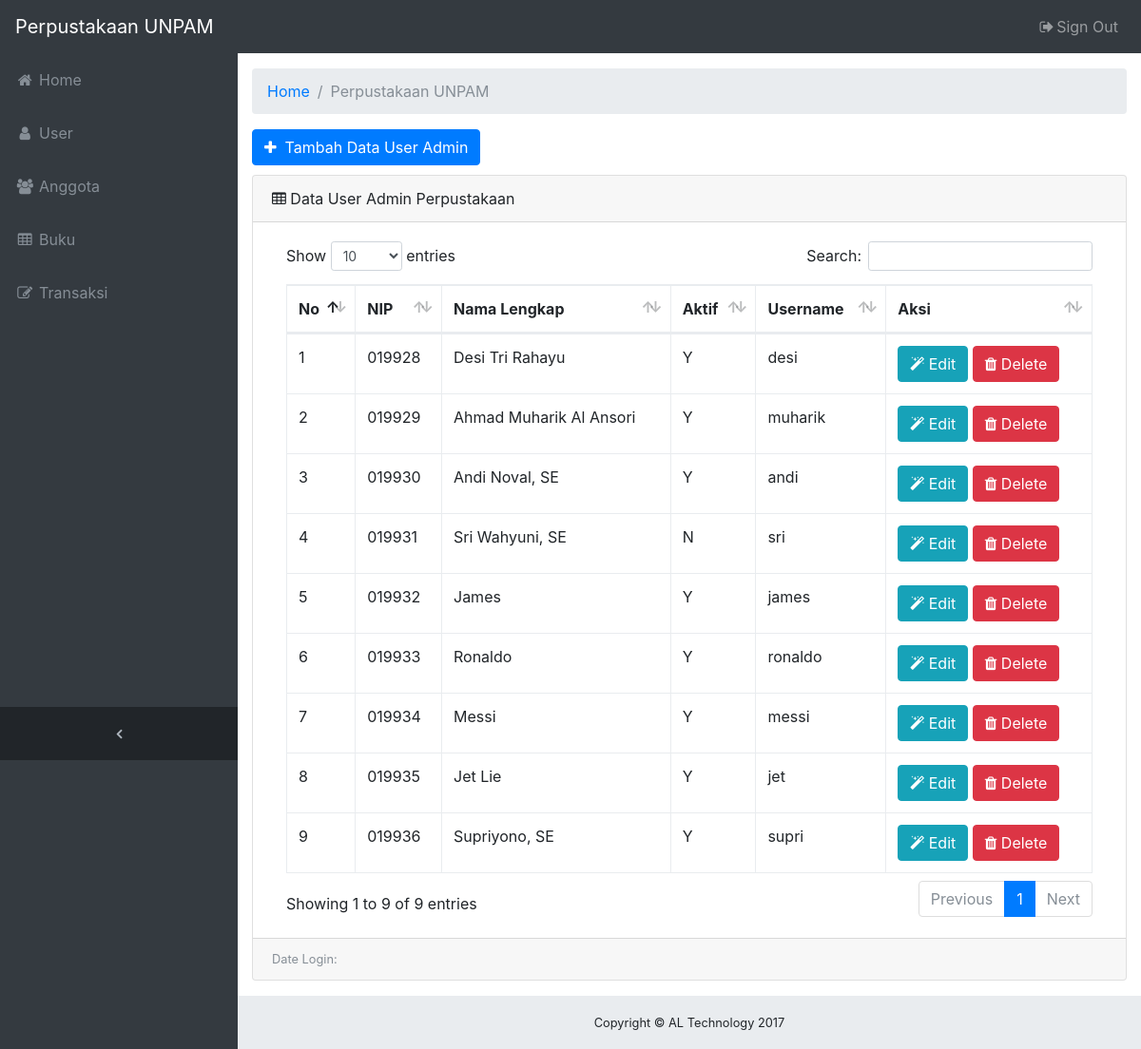
The page /master/master_admin.php?page=user on the database its author committed.
### tables this page shows
CREATE TABLE IF NOT EXISTS `tuser` (
  `IdUser` int(11) NOT NULL AUTO_INCREMENT,
  `NIP` varchar(6) NOT NULL,
  `NamaLengkap` varchar(100) NOT NULL,
  `Alamat` text NOT NULL,
  `Telepon` varchar(20) NOT NULL,
  `CellPhone` varchar(20) NOT NULL,
  `Agama` varchar(20) NOT NULL,
  `Email` varchar(100) NOT NULL,
  `Aktif` char(1) NOT NULL,
  `Username` varchar(32) NOT NULL,
  `Password` varchar(32) NOT NULL,
  `IdPendidikanTerakhir` int(11) NOT NULL,
  `LastLogin` datetime NOT NULL,
  `LastUpdateDate` datetime NOT NULL,
  `LastUpdateUser` int(11) NOT NULL,
  `CreatedDate` datetime NOT NULL,
  `CreatedUser` int(11) NOT NULL,
  PRIMARY KEY (`IdUser`)
);

### page/user/user.php (the view, shortened to what this page needs)
<?php
switch (@$_GET['act']) {
  default:
?>
      <a href="?page=user&act=tambahuser" class="btn btn-primary btn-xs" style="margin-bottom: 10px;"><li class="fa fa-plus"></li>&nbsp; Tambah Data User Admin</a>
      <div class="card mb-3">
        <div class="card-header">
          <i class="fa fa-table"></i> Data User Admin Perpustakaan</div>
        <div class="card-body">
          <div class="table-responsive">
            <table class="table table-bordered" id="dataTable" width="100%" cellspacing="0">
              <thead>
                <tr>
                  <th>No</th>
                  <th>NIP</th>
                  <th>Nama Lengkap</th>
                  <th>Aktif</th>
                  <th>Username</th>
                  <th>Aksi</th>
                </tr>
              </thead>
              <tbody>
                <?php
                  $no = 1;
                  $sql = mysqli_query($link,"SELECT * FROM tuser");
                  while ($data = mysqli_fetch_array($sql)) {
                ?>
                <tr>
                  <td><?php echo $no++; ?></td>
                  <td><?php echo $data['NIP']; ?></td>
                  <td><?php echo $data['NamaLengkap']; ?></td>
                  <td><?php echo $data['Aktif']; ?></td>
                  <td><?php echo $data['Username']; ?></td>
                  <td><a href="?page=user&act=edit_user&id=<?php echo $data['IdUser']; ?>" class="btn btn-info btn-xs"><li class="fa fa-magic" title="Edit"></li> Edit</a>
                      <a href="page/user/aksi_user.php?page=user&act=hapus_user&id=<?php echo $data['IdUser']; ?>&Username=<?php echo $data['Username']; ?>" onclick="return confirm('Anda yakin ingin menghapus user admin <?php echo $data['NamaLengkap']; ?>?');" class="btn btn-danger btn-xs"><li class="fa fa-trash" title="Hapus"></li> Delete</a>
                  </td>
                </tr>
                <?php } ?>
              </tbody>
            </table>
          </div>
        </div>
        <?php
          $data = mysqli_fetch_array(mysqli_query($link,"SELECT * FROM tuser WHERE IdUser = '$_SESSION[IdUser]'"));
        ?>
         <div class="card-footer small text-muted"> Date Login: <?php echo $data['LastLogin']; ?> </div>
      </div>
<?php
  break;
?>
<?php
}
?>

### master/master_admin.php (shortened to what this page needs)
<!DOCTYPE html>
<html lang="en">
<head>
  <link href="vendor/bootstrap/css/bootstrap.min.css" rel="stylesheet">
  <link href="vendor/font-awesome/css/font-awesome.min.css" rel="stylesheet" type="text/css">
  <link href="vendor/datatables/dataTables.bootstrap4.css" rel="stylesheet">
  <link href="css/sb-admin.css" rel="stylesheet">
</head>
<body class="fixed-nav sticky-footer bg-dark" id="page-top">
  <nav class="navbar navbar-expand-lg navbar-dark bg-dark fixed-top" id="mainNav">
    <a class="navbar-brand" href="#">Perpustakaan UNPAM</a>
    <div class="collapse navbar-collapse" id="navbarResponsive">
      <ul class="navbar-nav navbar-sidenav" id="exampleAccordion">
        <li class="nav-item" data-toggle="tooltip" data-placement="right" title="Home">
          <a class="nav-link" href="master.php">
            <i class="fa fa-fw fa-home"></i>
            <span class="nav-link-text">Home</span>
          </a>
        </li>
        <li class="nav-item" data-toggle="tooltip" data-placement="right" title="User">
          <a class="nav-link" href="?page=user">
            <i class="fa fa-fw fa-user"></i>
            <span class="nav-link-text">User</span>
          </a>
        </li>
        <li class="nav-item" data-toggle="tooltip" data-placement="right" title="Anggota">
          <a class="nav-link" href="?page=anggota">
            <i class="fa fa-fw fa-group"></i>
            <span class="nav-link-text">Anggota</span>
          </a>
        </li>
        <li class="nav-item" data-toggle="tooltip" data-placement="right" title="Buku">
          <a class="nav-link" href="?page=buku">
            <i class="fa fa-fw fa-table"></i>
            <span class="nav-link-text">Buku</span>
          </a>
        </li>
        <li class="nav-item" data-toggle="tooltip" data-placement="right" title="Transaksi">
          <a class="nav-link" href="?page=transaksi">
            <i class="fa fa-fw fa-edit"></i>
            <span class="nav-link-text">Transaksi</span>
          </a>
        </li>
      </ul>
      <ul class="navbar-nav sidenav-toggler">
        <li class="nav-item">
          <a class="nav-link text-center" id="sidenavToggler">
            <i class="fa fa-fw fa-angle-left"></i>
          </a>
        </li>
      </ul>
      <ul class="navbar-nav ml-auto">
        <li class="nav-item dropdown">
        <li class="nav-item">
          <a class="nav-link" data-toggle="modal" data-target="#exampleModal">
            <i class="fa fa-fw fa-sign-out"></i>Sign Out</a>
        </li>
      </ul>
    </div>
  </nav>
  <div class="content-wrapper">
    <div class="container-fluid">
      <ol class="breadcrumb">
        <li class="breadcrumb-item">
          <a href="master.php">Home</a>
        </li>
        <li class="breadcrumb-item active">Perpustakaan UNPAM</li>
      </ol>
      <div class="row">
        <div class="col-12">
          <?php include "konten.php"; ?>
        </div>
      </div>
    </div>
    <footer class="sticky-footer">
      <div class="container">
        <div class="text-center">
          <small>Copyright © AL Technology 2017</small>
        </div>
      </div>
    </footer>
  </div>
</body>
</html>

### konten.php (shortened to what this page needs)
<?php
include "koneksi/koneksi.php";
$page = isset($_GET['page']) ? $_GET['page'] : '';
	if ($page == 'buku') {
		include "page/buku/buku.php";
	}
	elseif ($page == 'transaksi') {
		include "page/transaksi/transaksi.php";
	}
	elseif ($page == 'user') {
		include "page/user/user.php";
	}
	elseif ($page == 'anggota') {
		include "page/anggota/anggota.php";
	}
	elseif ($page == 'laporan_buku') {
		include "laporan/laporan_buku.php";
	}
	elseif ($page == 'laporan_anggota') {
		include "page/laporan/laporan_anggota_excel.php";
		include "page/laporan/laporan_anggota_pdf.php";
	}
	elseif ($page == 'laporan_buku') {
		include "page/laporan/laporan_buku_excel.php";
		include "page/laporan/laporan_buku_pdf.php";
	}
	elseif ($page == 'laporan_transaksi') {
		include "page/laporan/laporan_transaksi_excel.php";
		include "page/laporan/laporan_transaksi_pdf.php";
	}
	else {
		include "page/home/home.php";
	}
?>

### css/sb-admin.css (style rules this page uses)
html { position: relative; min-height: 100%; }
body { overflow-x: hidden; }
body.sticky-footer { margin-bottom: 56px; }
body.sticky-footer .content-wrapper { min-height: calc(100vh - 56px - 56px); }
body.fixed-nav { padding-top: 56px; }
.content-wrapper { min-height: calc(100vh - 56px); padding-top: 1rem; }
#mainNav .navbar-collapse { overflow: auto; max-height: 75vh; }
#mainNav .navbar-collapse .navbar-nav .nav-item .nav-link { cursor: pointer; }
#mainNav .navbar-collapse .sidenav-toggler { display: none; }
@media (min-width: 992px) { #mainNav .navbar-brand { width: 250px; } }
@media (min-width: 992px) { #mainNav .navbar-collapse { overflow: visible; max-height: none; } }
@media (min-width: 992px) { #mainNav .navbar-collapse .navbar-sidenav { position: absolute; top: 0; left: 0; overflow-x: hidden; overflow-y: auto; -webkit-flex-direction: column; -ms-flex-direction: column; flex-direction: column; margin-top: 56px; } }
@media (min-width: 992px) { #mainNav .navbar-collapse .navbar-sidenav > .nav-item { width: 250px; padding: 0; } }
@media (min-width: 992px) { #mainNav .navbar-collapse .navbar-sidenav > .nav-item > .nav-link { padding: 1em; } }
#mainNav.fixed-top .sidenav-toggler { display: none; }
@media (min-width: 992px) { #mainNav.fixed-top .navbar-sidenav { height: calc(100vh - 112px); } }
@media (min-width: 992px) { #mainNav.fixed-top .sidenav-toggler { position: absolute; top: 0; left: 0; display: flex; overflow-x: hidden; overflow-y: auto; -webkit-flex-direction: column; -ms-flex-direction: column; flex-direction: column; margin-top: calc(100vh - 56px); } }
@media (min-width: 992px) { #mainNav.fixed-top .sidenav-toggler > .nav-item { width: 250px; padding: 0; } }
@media (min-width: 992px) { #mainNav.fixed-top .sidenav-toggler > .nav-item > .nav-link { padding: 1em; } }
#mainNav.fixed-top.navbar-dark .sidenav-toggler { background-color: #212529; }
#mainNav.fixed-top.navbar-dark .sidenav-toggler a i { color: #adb5bd; }
.content-wrapper { overflow-x: hidden; background: white; }
@media (min-width: 992px) { .content-wrapper { margin-left: 250px; } }
#sidenavToggler i { font-weight: 800; }
#mainNav.navbar-dark .navbar-collapse .navbar-sidenav > .nav-item > .nav-link { color: #868e96; }
@media (min-width: 992px) { #mainNav.navbar-dark .navbar-collapse .navbar-sidenav { background: #343a40; } }
footer.sticky-footer { position: absolute; right: 0; bottom: 0; width: 100%; height: 56px; background-color: #e9ecef; line-height: 55px; }
@media (min-width: 992px) { footer.sticky-footer { width: calc(100% - 250px); } }

### rows shown on the page
tuser: NIP "019928", NamaLengkap "Desi Tri Rahayu", Aktif "Y", Username "desi"
tuser: NIP "019929", NamaLengkap "Ahmad Muharik Al Ansori", Aktif "Y", Username "muharik"
tuser: NIP "019930", NamaLengkap "Andi Noval, SE", Aktif "Y", Username "andi"
tuser: NIP "019931", NamaLengkap "Sri Wahyuni, SE", Aktif "N", Username "sri"
tuser: NIP "019932", NamaLengkap "James", Aktif "Y", Username "james"
tuser: NIP "019933", NamaLengkap "Ronaldo", Aktif "Y", Username "ronaldo"
tuser: NIP "019934", NamaLengkap "Messi", Aktif "Y", Username "messi"
tuser: NIP "019935", NamaLengkap "Jet Lie", Aktif "Y", Username "jet"
tuser: NIP "019936", NamaLengkap "Supriyono, SE", Aktif "Y", Username "supri"
